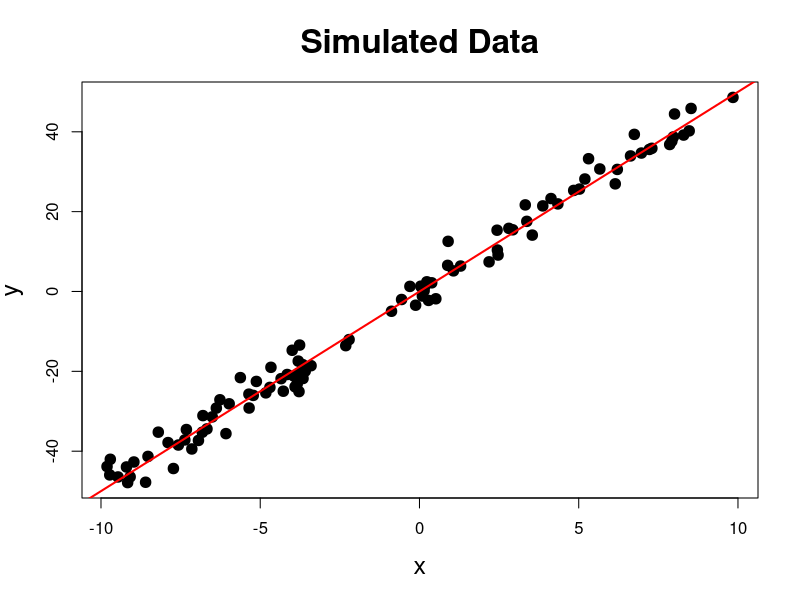
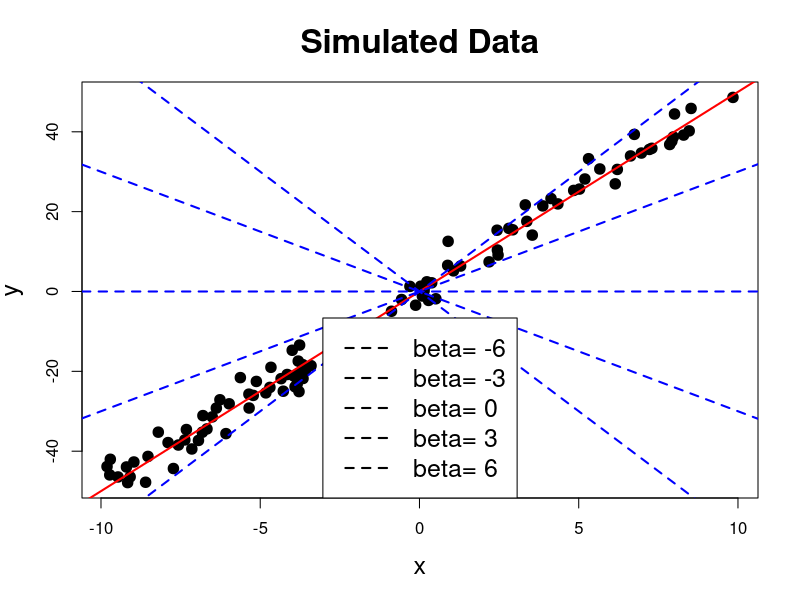
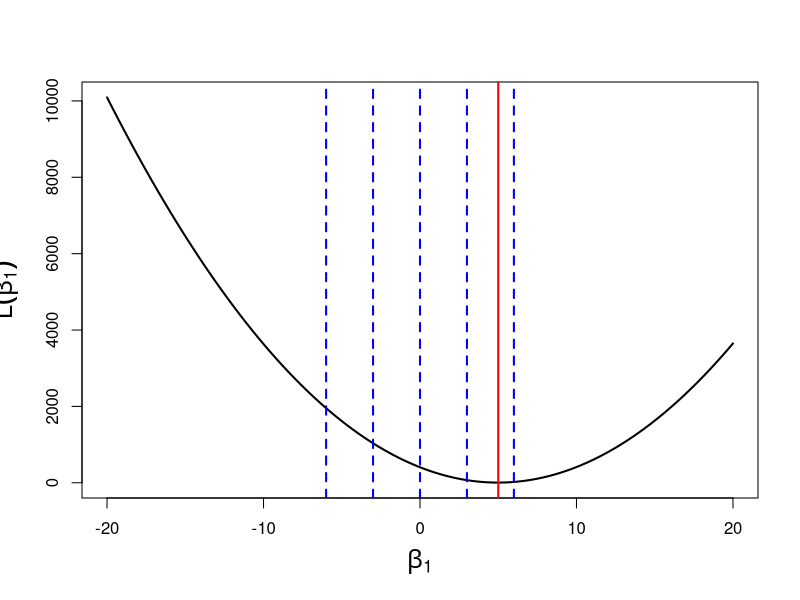
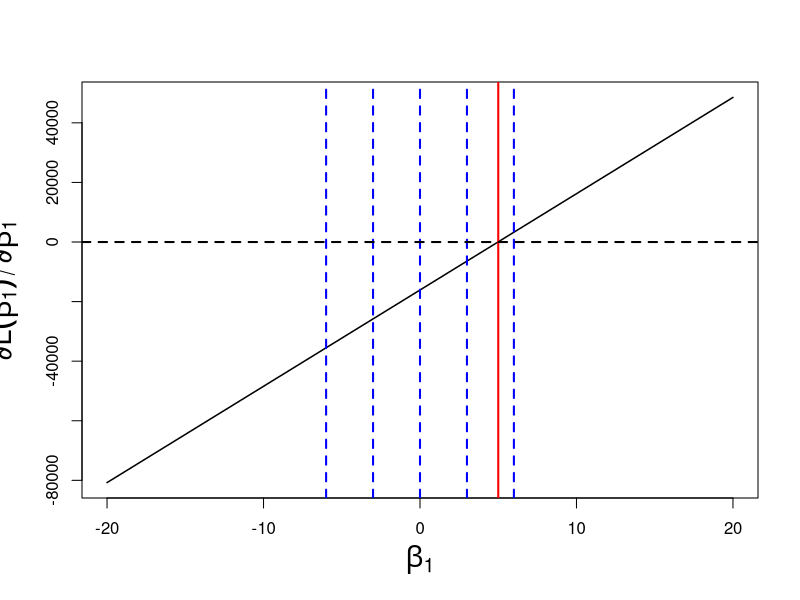
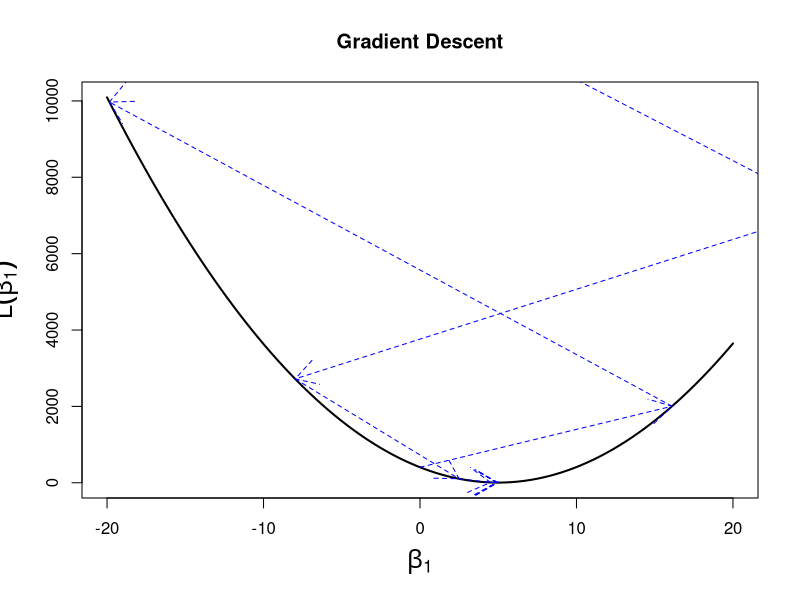
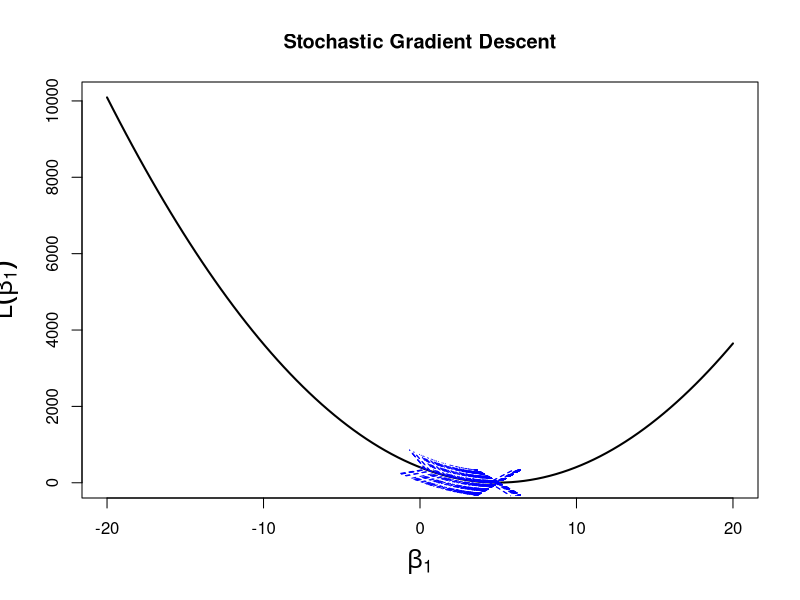

Source code (R) for these figures, in order:
## ---- chunk 1
knitr::opts_chunk$set(cache=TRUE)
## ---- chunk 2
set.seed(1234)
true_beta <- 5
x <- runif(100, -10, 10)
y <- x * true_beta + rnorm(100, mean=0, sd=sqrt(10))
plot(x,y,pch=19,cex=1.4,main="Simulated Data", cex.lab=1.5, cex.main=2)
abline(a=0, b=true_beta, col="red", lwd= 2)
## ---- chunk 3
plot(x,y,pch=19,cex=1.4,main="Simulated Data", cex.lab=1.5, cex.main=2)
abline(a=0, b=true_beta, col="red", lwd= 2)
for (b in seq(-6,6, len=5)) {
  abline(a=0,b=b,col="blue", lwd=2, lty=2)
}
legend("bottom", legend=paste("beta=", seq(-6,6,len=5)), lwd=2, lty=2, cex=1.5)
## ---- chunk 4
n <- length(y)
compute_loss <- function(beta, x, y) {
  0.5 * mean((y-x*beta)^2)
}
beta <- seq(-20, 20, len=100)
plot(beta, sapply(beta, compute_loss, x=x, y=y), type="l", lwd=2, ylab=expression(L(beta[1])),cex.lab=1.5,xlab=expression(beta[1]))
abline(v=true_beta, col="red", lwd=2)
abline(v=seq(-6,6,len=5), col="blue", lwd=2, lty=2)
## ---- chunk 5
loss_derivative <- function(beta, x, y) {
  f <- beta * x
  resid <- y - f
  sum(resid * (-x))
}

plot(beta, sapply(beta, loss_derivative, x=x, y=y), type="l", lwd=1.5, xlab=expression(beta[1]), ylab=expression(partialdiff * L(beta[1]) / partialdiff * beta[1]),cex.lab=1.7)

abline(v=true_beta, col="red", lwd=2)
abline(v=seq(-6,6,len=5), col="blue", lwd=2, lty=2)
abline(h=0, col="black", lwd=2, lty=2)
## ---- chunk 6
# Implementation of gradient descent for least squares regression
# for a single predictor (x)
#
# There is some code here that is only used to generate illustrative plots and would not be part of real solver
gradient_descent <- function(x, y, tol=1e-6, maxit=50, plot=FALSE) {
  # initialize estimate
  beta_1 <- 0; old_beta_1 <- Inf; i <- 0; beta_keep <- NA
  
  # compute loss at first estimate
  loss <- compute_loss(beta_1, x, y); loss_keep <- NA
  
  # starting step size
  alpha <- 1e-3
  difference <- Inf
  
  # check for convergence
  # (in practice, we do include a limit on the number of iterations)
  while ((difference > tol) && (i < maxit)) {
    cat("it: ", i, " beta: ", round(beta_1, 2), "loss: ", round(loss, 2), " alpha: ", round(alpha, 6), "\n")
    
    # this piece of code just adds steps to an existing plot
    if (plot && !is.na(beta_keep) && !is.na(loss_keep)) {
      suppressWarnings(arrows(beta_keep, loss_keep, beta_1, loss, lty=2, col="blue"))
    }
    
    # store the last estimate for plotting
    beta_keep <- beta_1; loss_keep <- loss;
    
    # store the last estimate to check convergence
    old_beta_1 <- beta_1
    
    # update estimate
    f <- beta_1 * x
    resid <- y - f    
    beta_1 <- beta_1 + alpha * sum(resid * x)
    
    # compute difference after taking step
    # to check convergence
    difference <- (beta_1 - old_beta_1)^2 / (old_beta_1)^2
  
    # compute loss and derivative for updated estimate
    loss <- compute_loss(beta_1, x, y)

    i <- i+1
    
    # shorten the step size
    if ((i %% 3) == 0) alpha <- alpha / 2
  }
  if (plot) {
    suppressWarnings(arrows(beta_keep, loss_keep, beta_1, loss, lty=2, col="blue"))
  }
  beta_1
}
## ---- chunk 7
plot(beta, sapply(beta, compute_loss, x=x, y=y), type="l", lwd=2, ylab=expression(L(beta[1])),cex.lab=1.5,xlab=expression(beta[1]), xlim=c(-20,20), main="Gradient Descent")

estimate <- gradient_descent(x, y, plot=TRUE)
## ---- chunk 8
# Implementation of stochastic gradient descent for least squares regression
# for a single predictor (x)
#
# There is some code here that is only used to generate illustrative plots
stochastic_gradient_descent <- function(x, y, tol=1e-6, maxit=50, plot=FALSE) {
  n <- length(y)
  
  # initialize estimate
  beta_1 <- 0; i <- 0; beta_keep <- NA
  
  # compute loss at first estimate
  loss <- compute_loss(beta_1, x, y); loss_keep <- NA
  
  # initial step size
  alpha <- 1e-3
  difference <- Inf
  
  # check for convergence
  # (in practice a max number of iterations is used)
  while ((difference > tol) && (i < maxit)) {
    cat("it: ", i, " beta: ", round(beta_1, 2), "loss: ", round(loss, 2), " alpha: ", round(alpha, 6), "\n")
    
    # store last estimate to check convergence
    old_beta_1 <- beta_1
    
    # iterate over observations
    for (j in seq(1,n)) {
      
      # add step to plot
      if (plot && !is.na(beta_keep) && !is.na(loss_keep)) {
        suppressWarnings(arrows(beta_keep, loss_keep, beta_1, loss, lty=2, col="blue"))
      }
      
      # store last estimate and loss for plotting
      beta_keep <- beta_1; loss_keep <- loss;
      
      # update estimate with j-th observation
      f <- beta_1 * x[j]
      resid <- y[j] - f      
      beta_1 <- beta_1 + alpha * resid * x[j]
      
      # compute loss with new estimate
      loss <- compute_loss(beta_1, x, y)
    }
    
    # check difference between current and old estimate
    # to check convergence
    difference <- (beta_1 - old_beta_1)^2 / old_beta_1^2
    i <- i+1
    
    # update step size
    if ((i %% 5) == 0) alpha <- alpha / 2
  }
  
  if (plot) {
    suppressWarnings(arrows(beta_keep, loss_keep, beta_1, loss, lty=2, col="blue"))
  }
  
  beta_1
}
## ---- chunk 9
plot(beta, sapply(beta, compute_loss, x=x, y=y), type="l", lwd=2, ylab=expression(L(beta[1])),cex.lab=1.5,xlab=expression(beta[1]), xlim=c(-20,20), main="Stochastic Gradient Descent")
estimate <- stochastic_gradient_descent(x, y, plot=TRUE)
